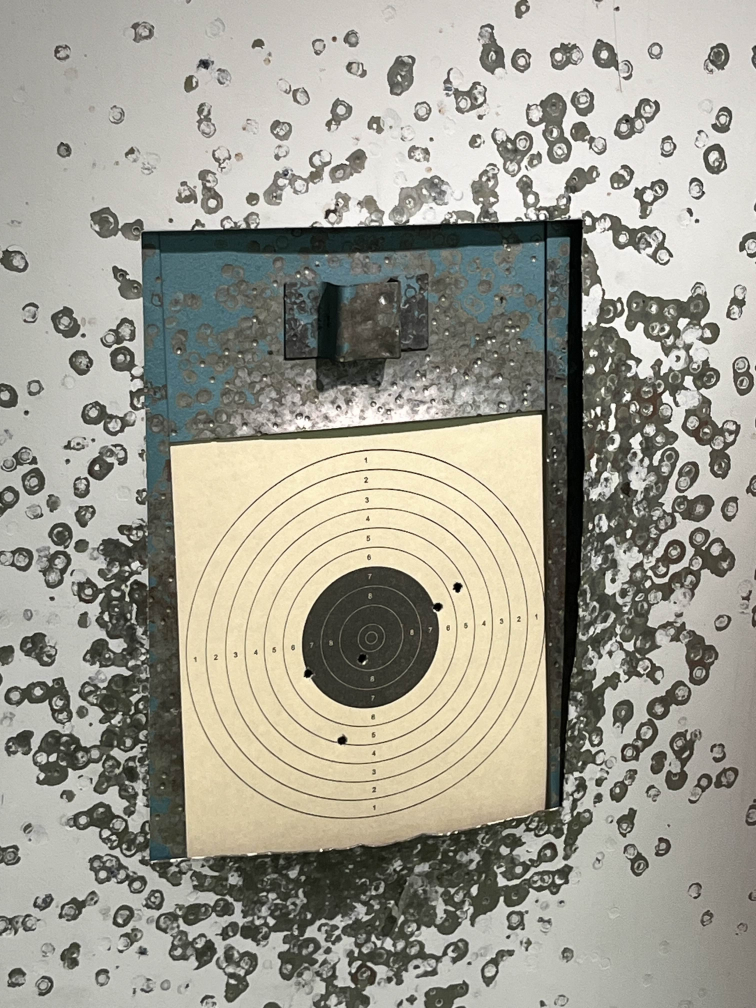
#> input picture images/targets/target_3.jpg, 3024 x 4032 px, found by its file name (shown at 1/4 size)
$ python garbage.py
#> lines starting #> are read from the running program, lines starting #| are printed output that depends on the picture; after the words box and inside, x2 and y2 are one past the last pixel; in counts of white or black regions, pixels touching at a corner belong together
#> in detect_target_with_color, image is the input picture: shape (4032, 3024, 3); mean B, G, R 146.3, 158.1, 160.1
from scipy.ndimage import rotate
from colorama import Fore
import cv2
import numpy as np

# [33 lines left out: functions correctSkew, isImageFound, not called in this run]


def printLine(message, color):
    print(color + message)


# [91 lines left out: functions testSkewedImages, draw_coordinate_system, readImage, getImageSize, not called in this run]


def resizeImage(img):
    """
    The function takes an image as an argument and returns resized image that is at least 1000px wide and high, while
    maintaining the aspect ratio

    img - image to be resized
    """
    height, width = img.shape[:2]

    if width < 1000 or height < 1000:
        scale_factor_width = 1000 / width
        scale_factor_height = 1000 / height
        scale_factor = max(scale_factor_width, scale_factor_height)
    elif width > 1500 or height > 1500:
        scale_factor_width = 1500 / width
        scale_factor_height = 1500 / height
        scale_factor = min(scale_factor_width, scale_factor_height)
    else:
        return img

    new_width = int(width * scale_factor)
    new_height = int(height * scale_factor)
    print(new_height, new_width)
#| 1500 1125

    return cv2.resize(img, (new_width, new_height))
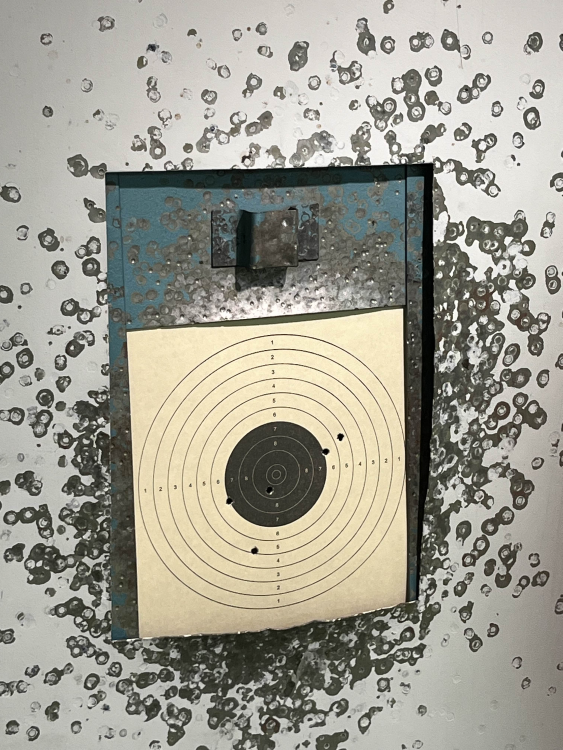
#> returned value: shape (1500, 1125, 3) (shown at 1/2 size); mean of channels 0, 1, 2 146.2, 158, 160; drawn as B, G, R


def showImage(title, img):
    """
    The function takes an image and title as arguments and displays the image with its title, then waits for key to
    be pressed

    :param title: displayed title in window
    :param img: displayed image
    """
    cv2.imshow(title, img)
    cv2.waitKey(0)


# [7 lines left out: function convertToGrayScale, not called in this run]


def blurImage(img):
    """
    The function takes an image as an argument and returns blurred image

    img - image
    """
    return cv2.GaussianBlur(img, (5, 5), 1)


def findImageEdges(img):
    """
    Detects edges in an image using the Canny edge detection algorithm.

    img - image
    """
    return cv2.Canny(img, 200, 50)


def makeCountours(img, originalImg):
    """
    Finds contours in and image and draws them

    img - image
    """
    contours, _ = cv2.findContours(img, cv2.RETR_EXTERNAL, cv2.CHAIN_APPROX_SIMPLE)
    contourFrame = originalImg.copy()
    contourFrame = cv2.drawContours(contourFrame, contours, -1, (255, 0, 0), 4)
    cornerFrame = originalImg.copy()

    maxArea = 0
    biggest = []

    for i in contours:
        area = cv2.contourArea(i)
        if area > 500:
            peri = cv2.arcLength(i, True)
            edges = cv2.approxPolyDP(i, 0.02*peri, True)
            if area > maxArea:
                biggest = edges
                maxArea = area

    print(biggest[0])

    if len(biggest) != 0:
        # drawRec(biggest, cornerFrame)
        cornerFrame = cv2.drawContours(cornerFrame, biggest, -1, (255, 0, 255), 5)

    return cornerFrame

# [118 lines left out: functions makeContoursB, func, drawRec, goodCornerDetection, detectShiTomasiCorners, detectHarrisCorners, not called in this run]

#image = resizeImage(image)

def detect_target_with_color(image_path):
    # 1. Načítanie obrázka
    image = cv2.imread(image_path)
    image = resizeImage(image)
    hsv = cv2.cvtColor(image, cv2.COLOR_BGR2HSV)
#> hsv: shape (1500, 1125, 3); mean H, S, V 30.4, 30.1, 161.6

    # 2. Definovanie rozsahu farby papiera (napr. biela alebo svetlá farba)
    lower_color = np.array([20, 20, 150])  # Dolná hranica (svetlo žltá)
    upper_color = np.array([35, 100, 255])  # Horná hranica (tmavšia žltá)

    # 3. Vytvorenie masky pre farbu
    mask = cv2.inRange(hsv, lower_color, upper_color)
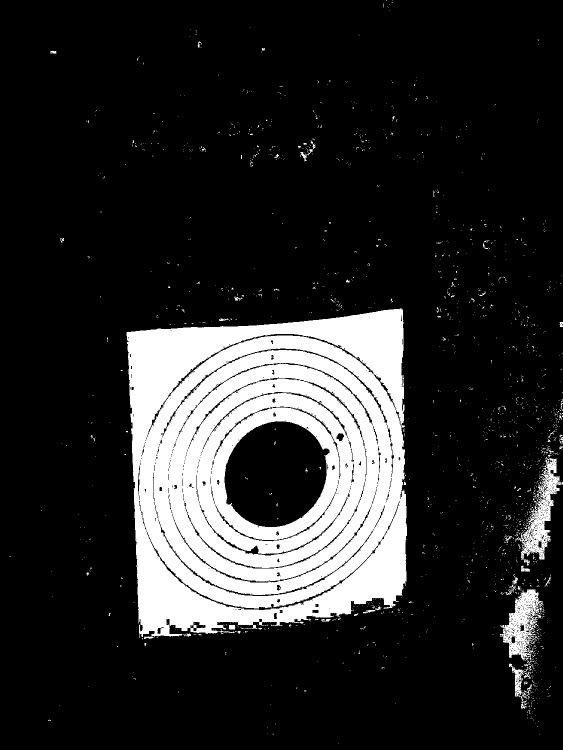
#> mask: shape (1500, 1125) (shown at 1/2 size); 17.1% white; 1773 white regions (1720 under 20 px)
    result = cv2.bitwise_and(image, image, mask=mask)
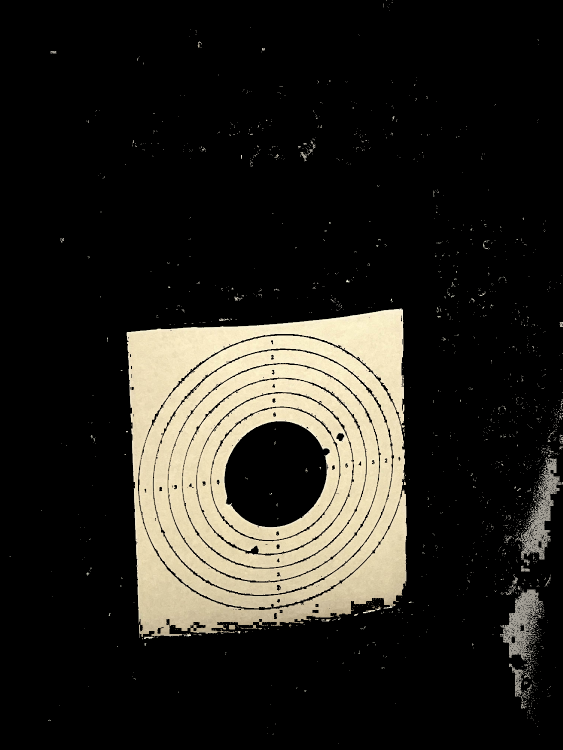
#> result: shape (1500, 1125, 3) (shown at 1/2 size); mean B, G, R 31.1, 37, 39.2

    # 4. Nájdenie kontúr na maske
    contours, _ = cv2.findContours(mask, cv2.RETR_EXTERNAL, cv2.CHAIN_APPROX_SIMPLE)
#> contours = 1729 contours, 1703 with area under 20; largest, box (x1, y1, x2, y2) and area: (253, 617, 814, 1276) 321300, (1038, 916, 1125, 1131) 6266, (1000, 1179, 1087, 1327) 6148, (1018, 1327, 1067, 1399) 692, (1042, 1131, 1060, 1143) 99
    if not contours:
        print("Terč nebol detegovaný!")
        return

    # 5. Výber najväčšieho kontúru (predpokladáme, že je to terč)
    largest_contour = max(contours, key=cv2.contourArea)
#> largest_contour = contour of 965 points, box (x1, y1, x2, y2) (253, 617, 814, 1276), area 321300

    # 6. Získanie ohraničujúceho obdĺžnika (bounding box) terča
    x, y, w, h = cv2.boundingRect(largest_contour)
#> x = 253; y = 617; w = 561; h = 659
    target_roi = image[y:y+h, x:x+w]

    # 7. Detekcia rohov v oblasti terča
    gray_target = cv2.cvtColor(target_roi, cv2.COLOR_BGR2GRAY)
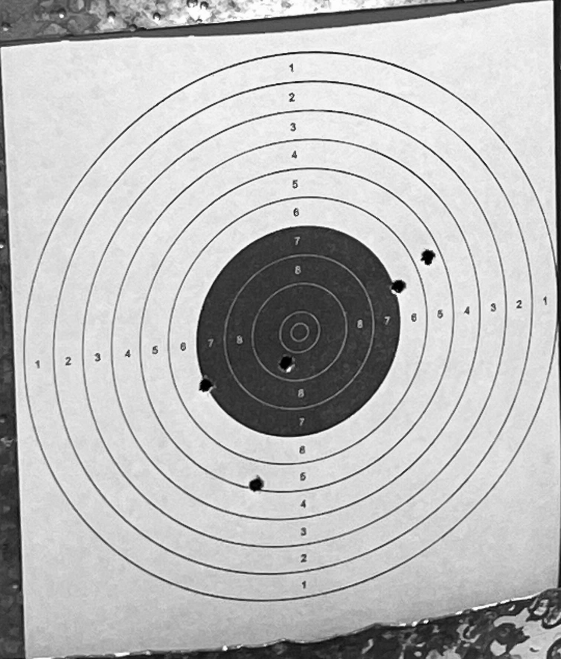
#> gray_target: shape (659, 561); min 0, max 255, mean 186.4
    corners = cv2.goodFeaturesToTrack(gray_target, maxCorners=4, qualityLevel=0.01, minDistance=30)
#> corners = [[421, 259], [290, 100], [199, 389], [391, 290]]

    if corners is not None:
        corners = np.int8(corners)
#> corners = [[-91, 3], [34, 100], [-57, -123], [-121, 34]]
        for corner in corners:
            cx, cy = corner.ravel()
            cv2.circle(target_roi, (cx, cy), 10, (0, 255, 0), -1)
#> this loop made 4 passes
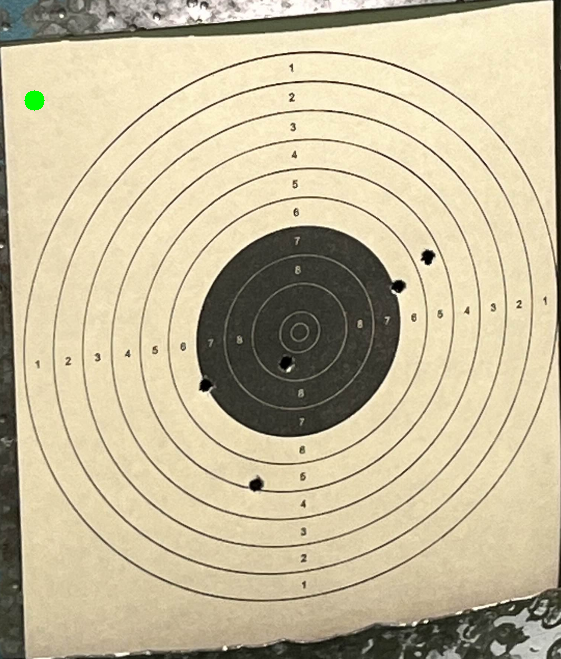
#> target_roi: shape (659, 561, 3); mean B, G, R 156, 186.5, 197.5

    # 8. Zobrazenie výsledkov
    cv2.imshow("Original Image", image)
    cv2.imshow("Mask", mask)
    cv2.imshow("Detected Target", target_roi)
    cv2.waitKey(0)
    cv2.destroyAllWindows()

    bluredImage = blurImage(mask)
    #showImage("blur", bluredImage)

    cannyImage = findImageEdges(bluredImage)
#> in findImageEdges, `return cv2.Canny(img, 200, 50)`:
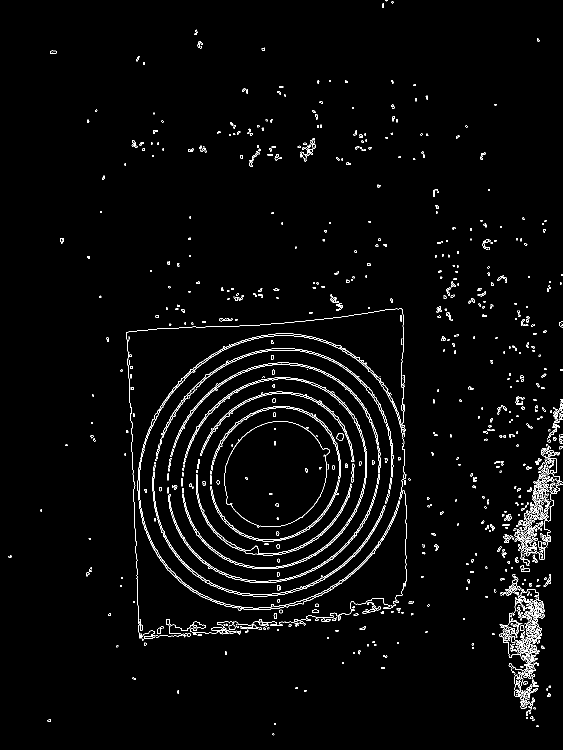
#> returned value: shape (1500, 1125) (shown at 1/2 size); 2.4% white in thin lines or dots
    showImage("canny", cannyImage)

    contourFrame = makeCountours(cannyImage, image)
#> in makeCountours, `contours, _ = cv2.findContours(img, cv2.RETR_EXTERNAL, cv2.CHAIN_APPRO..`: contours = 877 contours, 686 with area under 20; largest, box (x1, y1, x2, y2) and area: (448, 842, 660, 1055) 34035, (252, 617, 814, 1281) 2784, (305, 944, 771, 1193) 2099, (336, 969, 756, 1166) 1904, (346, 725, 757, 897) 1838
#> in makeCountours, `contourFrame = cv2.drawContours(contourFrame, contours, -1, (255, 0, 0..`:
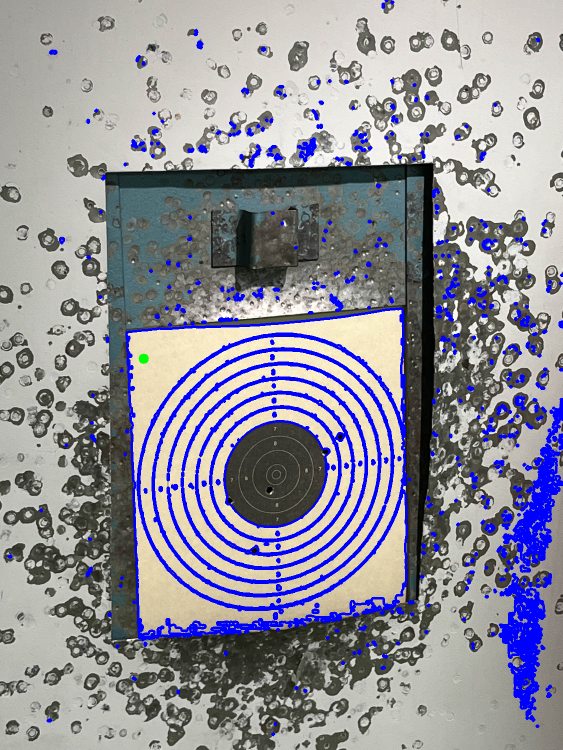
#> contourFrame: shape (1500, 1125, 3) (shown at 1/2 size); mean B, G, R 155.2, 143.9, 145.1
#> the loop in makeCountours, `for i in contours:` made 877 passes
#> (area, peri, maxArea) on passes 93, 207, 366, 398, 506: (576, 1414.5, 576), (773, 1706, 773), (1904, 1354.4, 1904), (2099, 1643.3, 2099), (34035, 732.9, 34035)
#> after the loop in makeCountours, `for i in contours:`: biggest = [[616, 854], [535, 845], [463, 903], [452, 1006], [515, 1054], [604, 1035], [640, 993], [659, 902]]; maxArea = 34035
#| [[616 854]]
    showImage("contourFrame", contourFrame)


if __name__ == '__main__':
    # [6 lines of commented-out code are left out]
    imagePath = "images/targets/target_3.jpg"
    # [10 lines of commented-out code are left out]

    detect_target_with_color(imagePath)

    # [4 lines of commented-out code are left out]


print("hello")

$ run again, with images/targets/target_1.jpg copied over images/targets/target_3.jpg
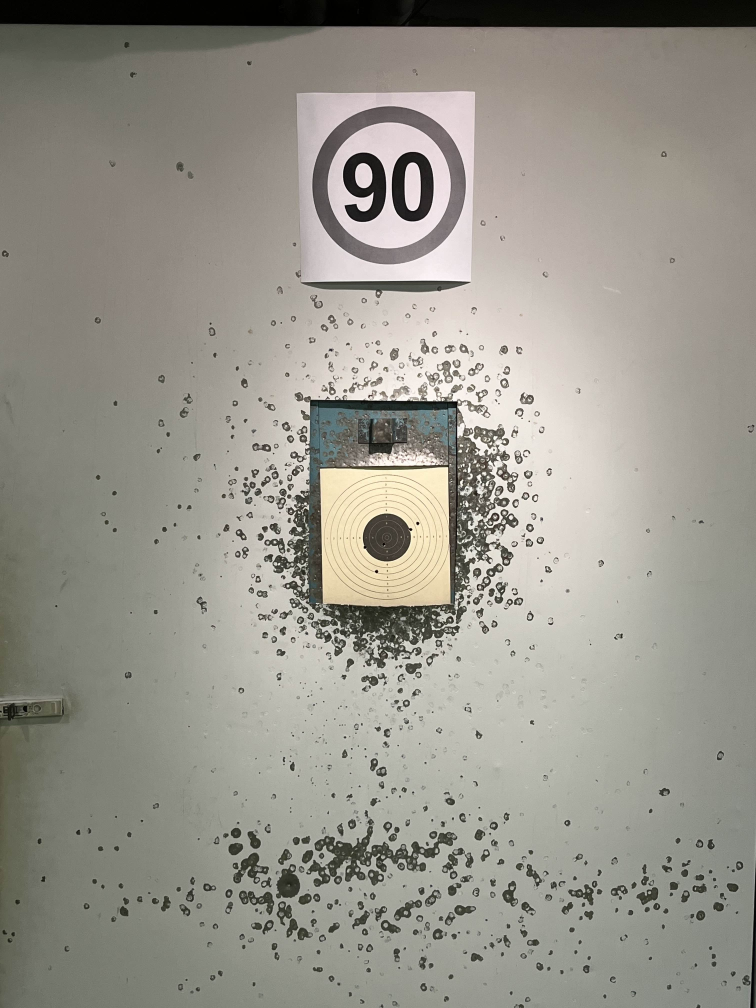
#> input picture images/targets/target_1.jpg, 3024 x 4032 px, found by its file name (shown at 1/4 size)
#> in detect_target_with_color, image is the input picture: shape (4032, 3024, 3); mean B, G, R 139.5, 148.8, 151.3
#| 1500 1125
#> hsv: shape (1500, 1125, 3); mean H, S, V 32.1, 25.9, 152
#> mask: shape (1500, 1125); 5.3% white; 2288 white regions (2252 under 20 px)
#> in detect_target_with_color, `contours, _ = cv2.findContours(mask, cv2.RETR_EXTERNAL, cv2.CHAIN_APPR..`: contours = 2282 contours, 2263 with area under 20; largest, box (x1, y1, x2, y2) and area: (476, 695, 670, 903) 36765, (982, 476, 1125, 762) 23652, (255, 417, 430, 719) 17630, (852, 155, 1065, 309) 13698, (1077, 702, 1090, 715) 120
#> largest_contour = contour of 271 points, box (x1, y1, x2, y2) (476, 695, 670, 903), area 36765
#> x = 476; y = 695; w = 194; h = 208
#> in detect_target_with_color, `corners = cv2.goodFeaturesToTrack(gray_target, maxCorners=4, qualityLe..`: corners = [[145, 85], [82, 155], [66, 120], [42, 205]]
#> in detect_target_with_color, `corners = np.int8(corners)`: corners = [[-111, 85], [82, -101], [66, 120], [42, -51]]
#> the loop in detect_target_with_color, `for corner in corners:` made 4 passes
#> after the loop in detect_target_with_color, `for corner in corners:`:
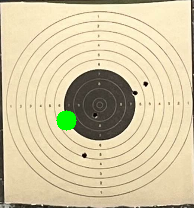
#> target_roi: shape (208, 194, 3); mean B, G, R 164.6, 199.8, 212.1
#> in makeCountours, `contours, _ = cv2.findContours(img, cv2.RETR_EXTERNAL, cv2.CHAIN_APPRO..`: contours = 1067 contours, 838 with area under 20; largest, box (x1, y1, x2, y2) and area: (539, 763, 614, 835) 4019, (1063, 559, 1125, 611) 758, (1058, 595, 1125, 688) 670, (910, 179, 1030, 228) 472, (1082, 512, 1125, 579) 440
#> in makeCountours, `contourFrame = cv2.drawContours(contourFrame, contours, -1, (255, 0, 0..`:
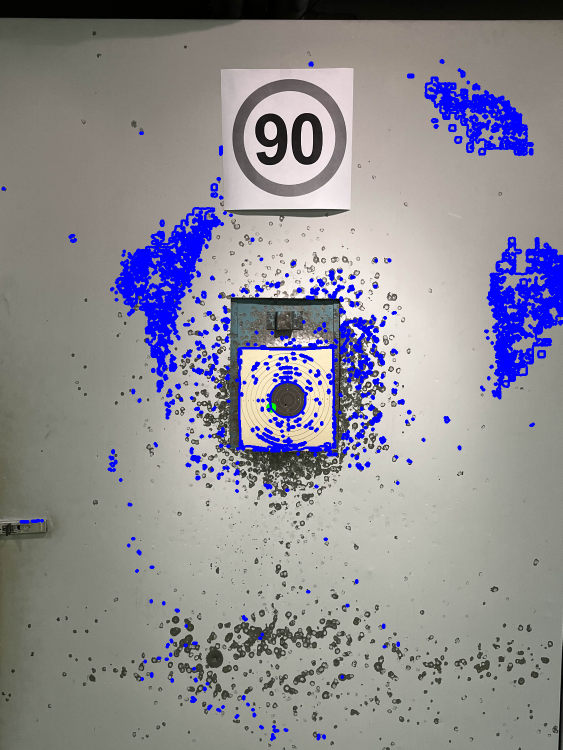
#> contourFrame: shape (1500, 1125, 3) (shown at 1/2 size); mean B, G, R 146.2, 138.9, 141.1
#> the loop in makeCountours, `for i in contours:` made 1067 passes
#> (area, peri, maxArea) on pass 245: (4019, 244, 4019)
#> after the loop in makeCountours, `for i in contours:`: biggest = [[568, 764], [543, 783], [541, 816], [560, 832], [586, 834], [606, 818], [613, 786], [591, 767]]; maxArea = 4019
#| [[568 764]]
#> cornerFrame: shape (1500, 1125, 3); mean B, G, R 139.4, 148.7, 151.2
